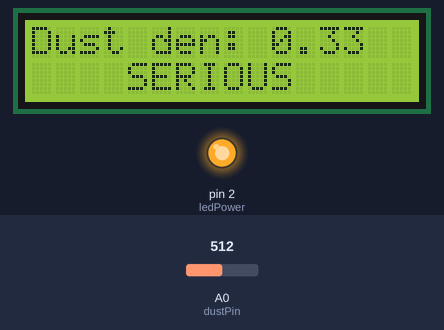
This sketch was run on a simulated Arduino Uno, built with avr-gcc and run on an emulated ATmega328P. Shown: 16×2 character LCD, output pins drawn as LEDs (lit = HIGH). Inputs (shaded band) come from the test bench; at power-on: A0 (dustPin) = 512. What the sketch prints to the serial monitor is not drawn.

Above: at 1.2 s.
1.3 s: A0 (dustPin) set to 429
At 3.3 s:
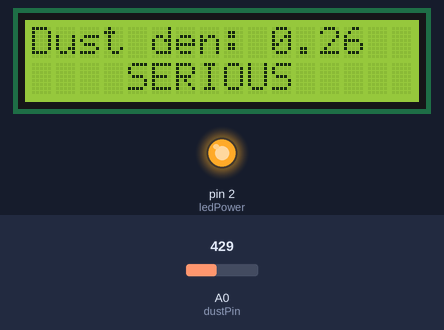
3.6 s: A0 (dustPin) set to 408
At 4.8 s:
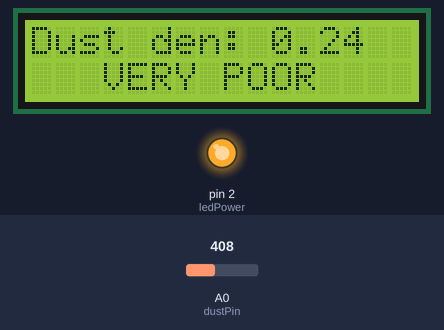
5.7 s: A0 (dustPin) set to 311
At 7.4 s:
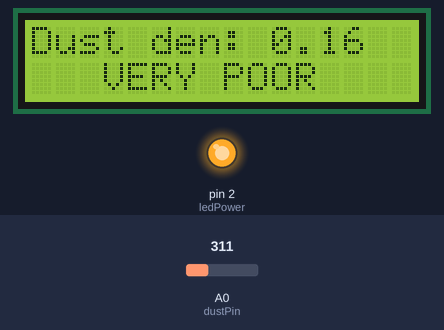
7.7 s: A0 (dustPin) set to 288
At 8.8 s:
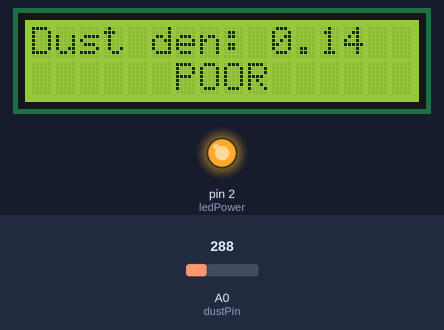
9.8 s: A0 (dustPin) set to 246
At 11.4 s:
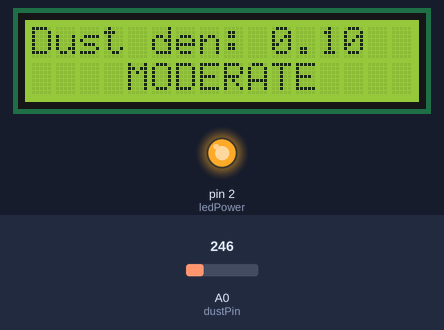
11.9 s: A0 (dustPin) set to 122
At 12.8 s:
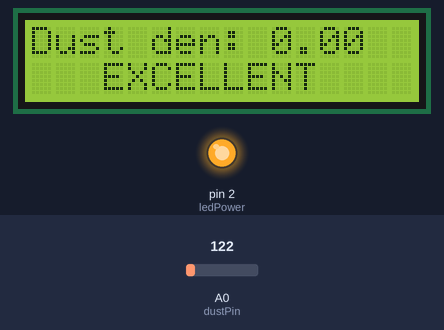
Timing chart, 0 to 14.9 s (numbered marks = the images above; inputs shaded):
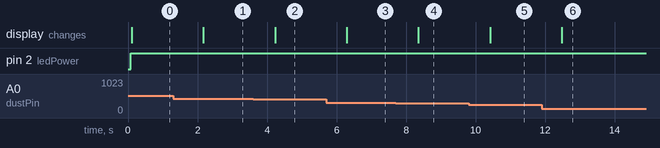

Measured:
- the behaviour switches between 422 and 421 on A0 (dustPin) (found by bisection; images 1 and 2)
- the behaviour switches between 302 and 301 on A0 (dustPin) (found by bisection; images 3 and 4)
- the behaviour switches between 260 and 259 on A0 (dustPin) (found by bisection; images 4 and 5)
- after the input at 1.3 s, the display: changes after 0.87 s (image 1)
- after the input at 3.6 s, the display: changes after 0.63 s (image 2)
- after the input at 5.7 s, the display: changes after 0.59 s (image 3)
- after the input at 7.7 s, the display: changes after 0.65 s (image 4)
- after the input at 9.8 s, the display: changes after 0.61 s (image 5)
- after the input at 11.9 s, the display: changes after 0.58 s (image 6)

The sketch:

main.ino
```cpp
#include <Wire.h>
#include <LiquidCrystal_I2C.h>

// Set the LCD address to 0x27 for a 16 chars and 2 line display
LiquidCrystal_I2C lcd(0x27, 16, 2);

int dustPin = 0; // Arduino A0 pin
int ledPower = 2; // LED driver pins of dust sensor to Arduino D2

int samplingTime = 280;
int deltaTime = 40;
int sleepTime = 9680;

float voMeasured = 0;
float calcVoltage = 0;
float dustDensity = 0;

void setupLcd() {
  lcd.init();
  lcd.backlight();
  lcd.setCursor(0,0);
  lcd.print("Dust den:");
}

void setup() {
  setupLcd();
  Serial.begin(9600);
  pinMode(ledPower,OUTPUT);
}

void loop() {
  digitalWrite(ledPower,LOW); // power on the LED
  delayMicroseconds(samplingTime);

  voMeasured = analogRead(dustPin); // read raw voltage

  delayMicroseconds(deltaTime);
  digitalWrite(ledPower,HIGH); // turn the LED off
  delayMicroseconds(sleepTime);

  // 0 - 5V mapped to 0 - 1023 integer values
  calcVoltage = voMeasured * (5.0 / 1024.0);
  // linear eqaution taken from http://www.howmuchsnow.com/arduino/airquality/
  dustDensity = 0.17 * calcVoltage - 0.1;

  lcd.setCursor(10,0);
  lcd.print(dustDensity); // mg*m^(-3)
  Serial.println(dustDensity, 3);

  lcd.setCursor(0,1);
  if (dustDensity <= 0.035) {
    lcd.print("   EXCELLENT    ");
  } else if (dustDensity > 0.035 && dustDensity <= 0.075) {
    lcd.print("      GOOD      ");
  } else if (dustDensity > 0.075 && dustDensity <= 0.115) {
    lcd.print("    MODERATE    ");
  } else if (dustDensity > 0.115 && dustDensity <= 0.15) {
    lcd.print("      POOR      ");
  } else if (dustDensity > 0.15 && dustDensity <= 0.25) {
    lcd.print("   VERY POOR    ");
  } else if (dustDensity > 0.25) {
    lcd.print("    SERIOUS     ");
  }

  delay(1000);
}
```
